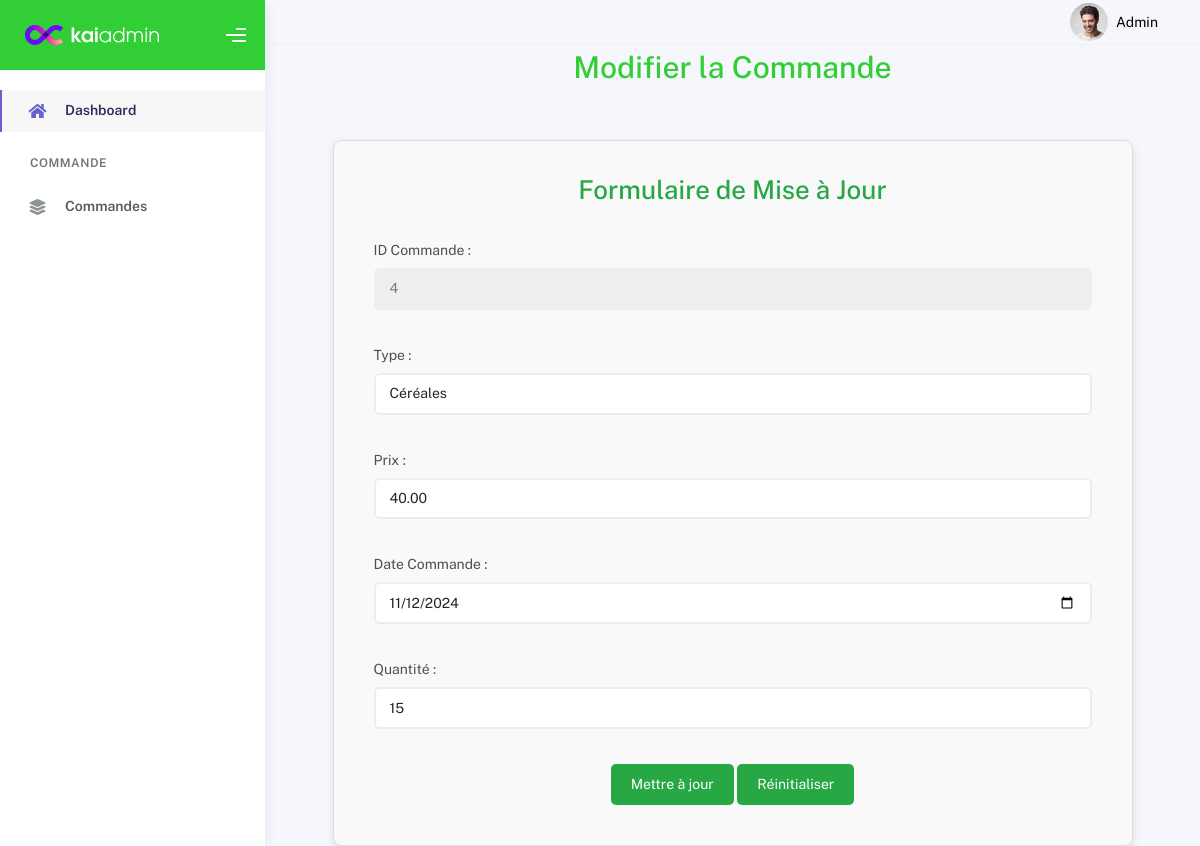
Page /view/backOffice/commande/updateCommande.php?idCommande=4 on the committed database.
### tables this page shows
CREATE TABLE `commande` (
  `idCommande` int(11) NOT NULL,
  `type` varchar(50) NOT NULL,
  `prix` decimal(10,2) NOT NULL,
  `dateCommande` date NOT NULL,
  `quantite` int(11) NOT NULL
);

### Controller/CommandeC.php (called while the page is built, shortened)
<?php
class CommandeC {
    function showCommande($idCommande)
{
    $sql = "SELECT * FROM commande WHERE idCommande = :idCommande";
    $db = config::getConnexion();
    try {
        $query = $db->prepare($sql);
        $query->bindValue(':idCommande', $idCommande, PDO::PARAM_INT);
        $query->execute();
        $commande = $query->fetch(PDO::FETCH_ASSOC);
        return $commande;
    } catch (Exception $e) {
        die('Error: ' . $e->getMessage());
    }
}
}
?>

### view/backOffice/commande/updateCommande.php (the view, shortened to what this page needs)
<?php
include '../../../Controller/CommandeC.php';
$commandeC = new CommandeC();
if (isset($_GET['idCommande'])) {
    $idCommande = $_GET['idCommande'];
    $commande = $commandeC->showCommande($idCommande);
} else {
    header('Location: listCommandes.php');
    exit;
}
?>
<!DOCTYPE html>
<html lang="en">
  <head>
    <link rel="stylesheet" href="assets/css/bootstrap.min.css" />
    <link rel="stylesheet" href="assets/css/plugins.min.css" />
    <link rel="stylesheet" href="assets/css/kaiadmin.min.css" />
    <link rel="stylesheet" href="assets/css/demo.css" />
  </head>
  <body>
    <div class="wrapper">
      <div class="sidebar" data-background-color="green">
        <div class="sidebar-logo">
          <div class="logo-header" data-background-color="green">
            <a href="index.html" class="logo">
              <img src="assets/img/kaiadmin/logo_light.svg" alt="navbar brand" class="navbar-brand" height="20" />
            </a>
            <div class="nav-toggle">
              <button class="btn btn-toggle toggle-sidebar"><i class="gg-menu-right"></i></button>
            </div>
          </div>
        </div>
        <div class="sidebar-wrapper scrollbar scrollbar-inner">
          <div class="sidebar-content">
            <ul class="nav nav-secondary">
              <li class="nav-item active">
                <a href="dashboard.php">
                  <i class="fas fa-home"></i>
                  <p>Dashboard</p>
                </a>
              </li>
              <li class="nav-section">
                <h4 class="text-section">Commande</h4>
              </li>
              <li class="nav-item">
                <a href="index.php">
                  <i class="fas fa-layer-group"></i>
                  <p>Commandes</p>
                </a>
              </li>
            </ul>
          </div>
        </div>
      </div>
      <nav class="navbar navbar-header navbar-header-transparent navbar-expand-lg border-bottom">
        <div class="container-fluid">
          <ul class="navbar-nav topbar-nav ms-md-auto align-items-center">
            <li class="nav-item topbar-user dropdown hidden-caret">
              <a class="dropdown-toggle profile-pic" data-bs-toggle="dropdown" href="#" aria-expanded="false">
                <div class="avatar-sm">
                  <img src="assets/img/profile.jpg" alt="..." class="avatar-img rounded-circle" />
                </div>
                <span class="profile-username">Admin</span>
              </a>
            </li>
          </ul>
        </div>
      </nav>
        <div class="main-panel">
            <div class="content">
                <h1 class="text-center text-success">Modifier la Commande</h1>
                <?php if ($commande) { ?>
                    <div class="container-form">
                        <form id="commandeForm" action="" method="POST" onsubmit="return validateForm()">
                            <div class="form-container">
                                <h2>Formulaire de Mise à Jour</h2>
                                <div class="form-group">
                                    <label for="idCommande">ID Commande :</label>
                                    <input type="text" id="idCommande" name="idCommande" class="form-control" value="<?php echo $commande['idCommande']; ?>" readonly />
                                </div>
                                <div class="form-group">
                                    <label for="type">Type :</label>
                                    <input type="text" id="type" name="type" class="form-control" value="<?php echo $commande['type']; ?>" />
                                </div>
                                <div class="form-group">
                                    <label for="prix">Prix :</label>
                                    <input type="number" id="prix" name="prix" class="form-control" value="<?php echo $commande['prix']; ?>" />
                                </div>
                                <div class="form-group">
                                    <label for="dateCommande">Date Commande :</label>
                                    <input type="date" id="dateCommande" name="dateCommande" class="form-control" value="<?php echo $commande['dateCommande']; ?>" />
                                </div>
                                <div class="form-group">
                                    <label for="quantite">Quantité :</label>
                                    <input type="number" id="quantite" name="quantite" class="form-control" value="<?php echo $commande['quantite']; ?>" />
                                </div>
                                <div class="form-group text-center">
                                    <button type="submit" class="btn-submit">Mettre à jour</button>
                                    <button type="reset" class="btn-submit">Réinitialiser</button>
                                </div>
                            </div>
                        </form>
                    </div>
                <?php } else { ?>
                    <p>Commande non trouvée.</p>
                <?php } ?>
            </div>
        </div>
    </div>
</body>
</html>

### view/backOffice/commande/updateCommande.php (style rules this page uses)
.btn-submit { background-color: #28a745; color: white; padding: 10px 20px; border: none; border-radius: 5px; cursor: pointer; }
.main-panel { margin-left: 250px; }
.container-form { max-width: 800px; margin: 50px auto; }
.form-container { padding: 30px; border: 1px solid #ddd; border-radius: 8px; background-color: #f9f9f9; box-shadow: 0 4px 8px rgba(0, 0, 0, 0.1); }
.form-container h2 { text-align: center; margin-bottom: 20px; color: #28a745; }
.form-container input { margin-bottom: 15px; }
.form-group label { color: #28a745; }

### rows in the picture
commande: idCommande "4", type "Céréales", prix "40.00", dateCommande "11/12/2024", quantite "15"
